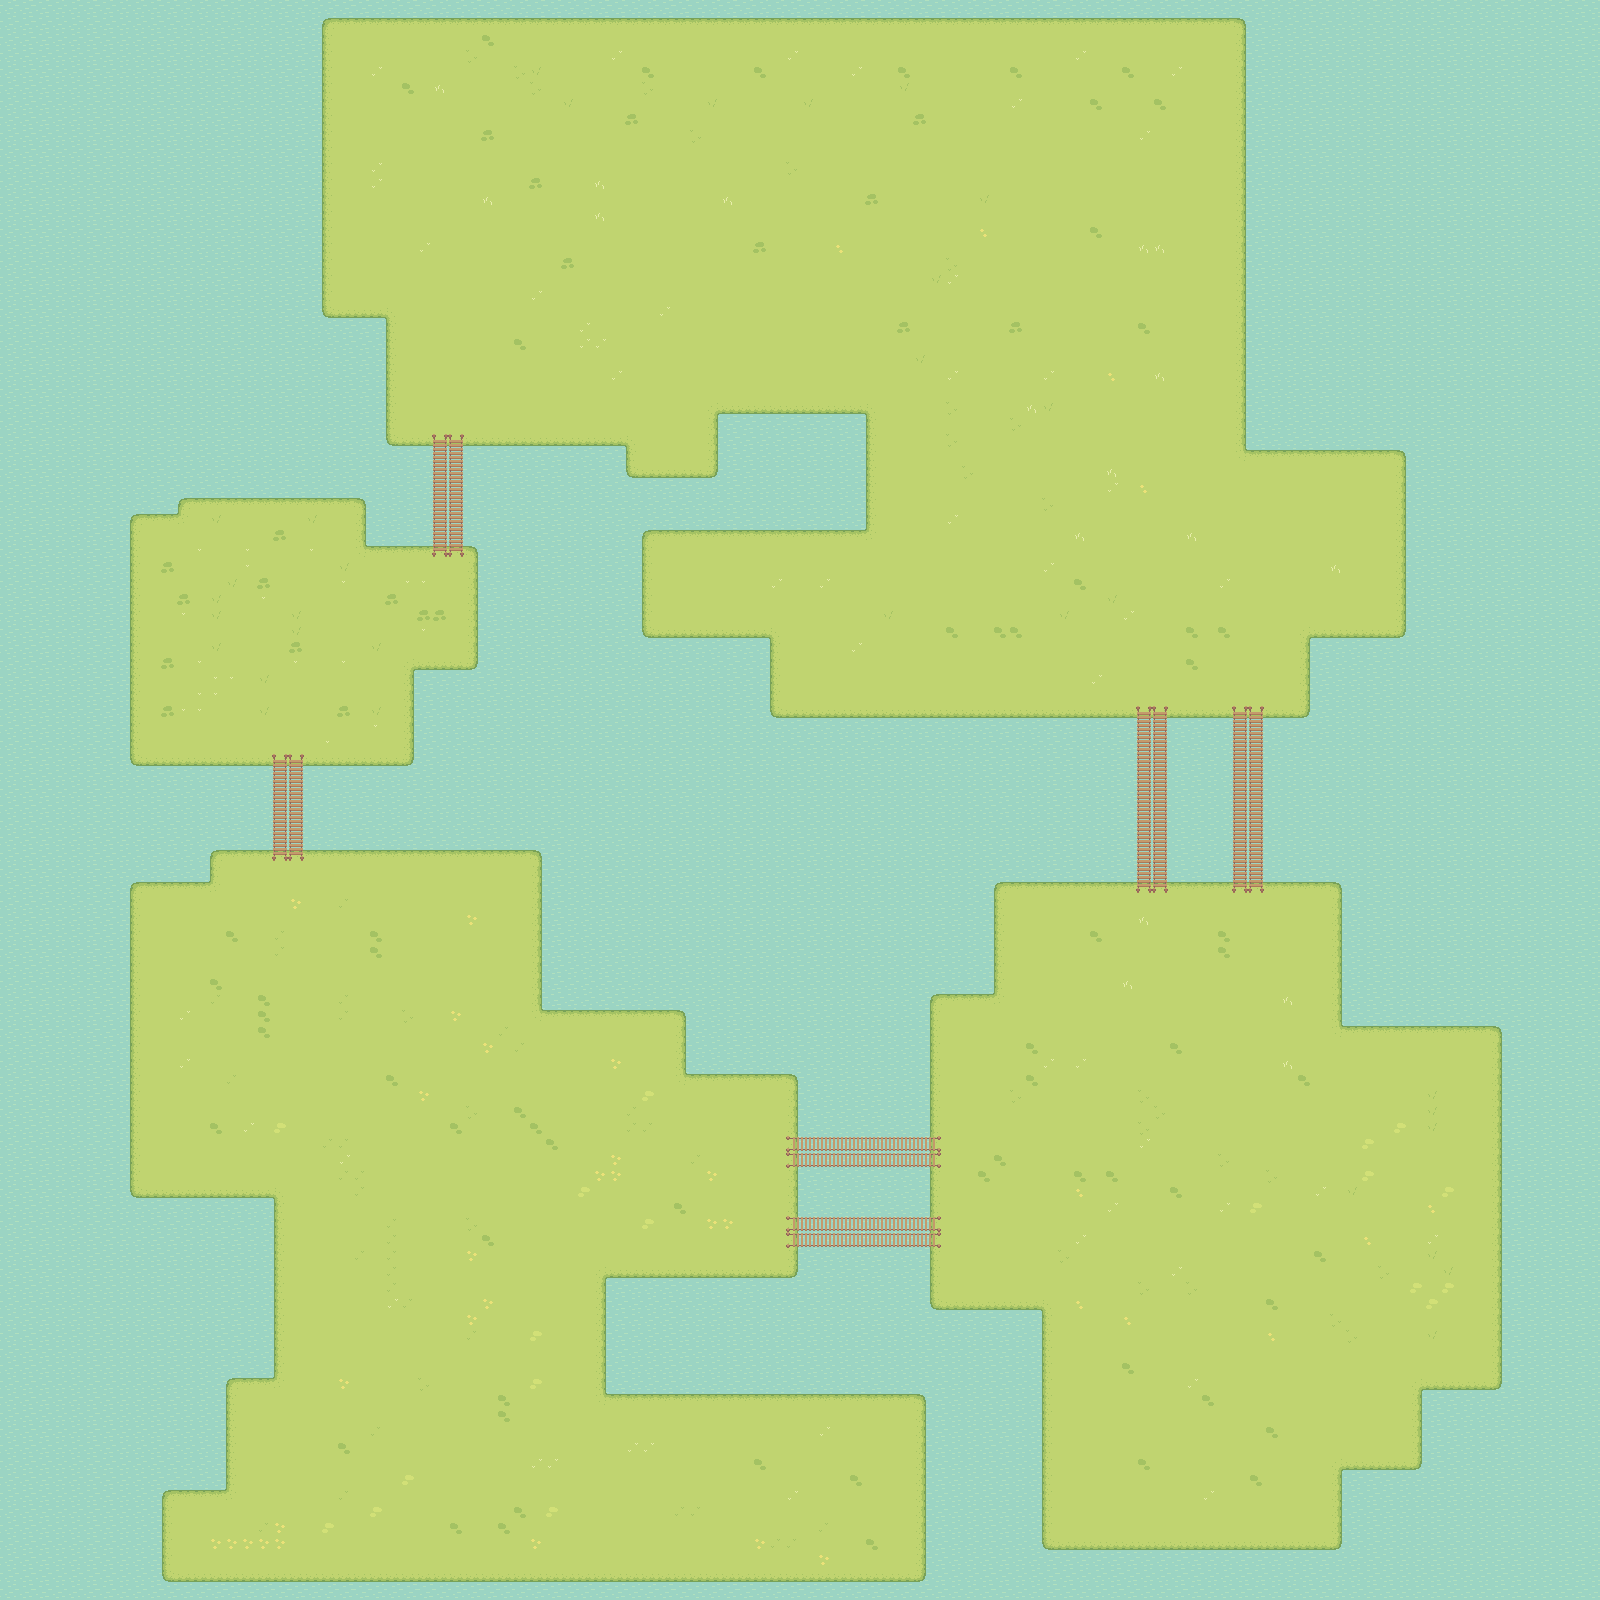

A 2D game scene composited from a Tiled map and its tileset images. What follows is a short description and the map's XML, with each tile layer's data collapsed to a summary:
An orthogonal 100x100 tile map with 16x16 px tiles, 3 tile layers (water, grass, bridge), 3 tilesets.

<map version="1.10" tiledversion="1.10.2" orientation="orthogonal" renderorder="right-down" width="100" height="100" tilewidth="16" tileheight="16" infinite="0" nextlayerid="4" nextobjectid="1">
 <tileset firstgid="1" name="Water" tilewidth="16" tileheight="16" tilecount="4" columns="4">
  <image source="../public/assets/Water.png" width="64" height="16" />
 </tileset>
 <tileset firstgid="5" name="Grass" tilewidth="16" tileheight="16" tilecount="80" columns="10">
  <image source="../public/assets/Grass.png" width="160" height="128" />
 </tileset>
 <tileset firstgid="85" name="Wood Bridge" tilewidth="16" tileheight="16" tilecount="15" columns="5">
  <image source="../public/assets/Wood Bridge.png" width="80" height="48" />
 </tileset>
 <layer id="1" name="water" width="100" height="100">
  <data>[10000 cells, 10000 non-empty, 4 distinct tile ids]</data>
 </layer>
 <layer id="2" name="grass" width="100" height="100">
  <data>[10000 cells, 5337 non-empty, 24 distinct tile ids]</data>
 </layer>
 <layer id="3" name="bridge" width="100" height="100">
  <data>[10000 cells, 118 non-empty, 6 distinct tile ids]</data>
 </layer>
</map>
